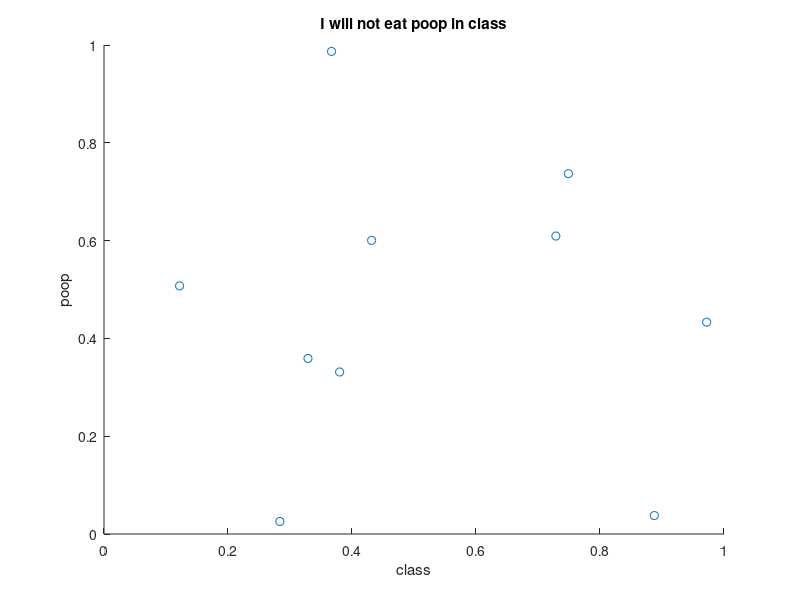

Write MATLAB code to recreate this figure.
x=rand(1,10);
y=rand(1,10);
figure(1);
clf;
scatter(x,y,'ro');
title('I will not eat poop in class')
ylabel('poop')
xlabel('class')